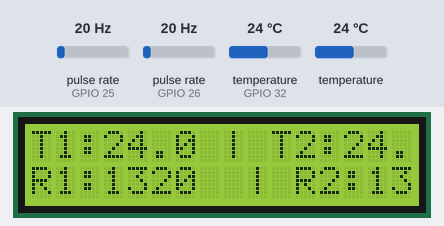
Simulated run of this sketch. Board: ESP32. Shown: 16×2 character LCD. Wiring (inferred from the names in the program): 2 × pulse sensor: data GPIO 25 / data GPIO 26. The inputs (shaded band) are chosen by the test bench; at power-on: pulse rate (sensors on GPIO 25, GPIO 26) 20 Hz, temperature (sensor on GPIO 32) 24 °C, temperature 24 °C. What the sketch prints to the serial monitor is not drawn.

Above: at 2.3 s.
2.4 s: pulse rate (sensor on GPIO 25) set to 4 Hz
At 5.4 s:
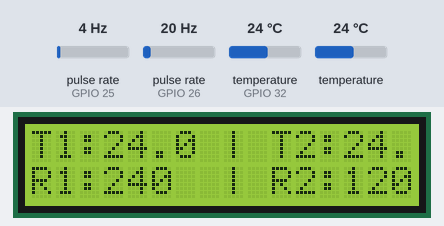
6.4 s: pulse rate (sensor on GPIO 26) set to 4 Hz
At 9.7 s:
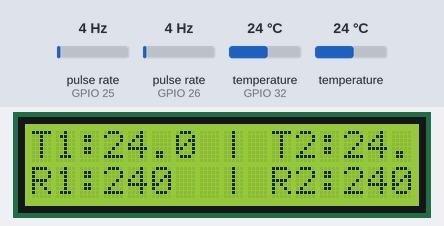
10.4 s: temperature (sensor on GPIO 32) set to 12 °C
At 11.2 s:
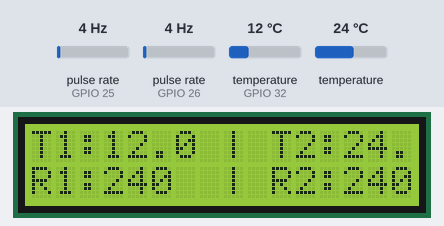
12.4 s: temperature (sensor 132) set to 12 °C
At 13.9 s:
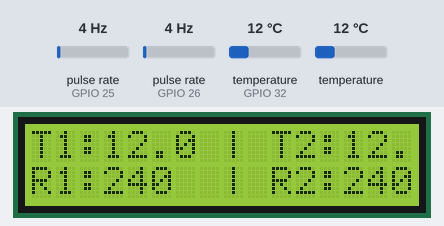
14.4 s: pulse rate (sensor on GPIO 25) set to 50 Hz
At 18.1 s:
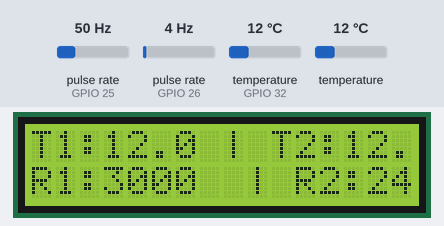
18.4 s: pulse rate (sensor on GPIO 26) set to 50 Hz
At 21.2 s:
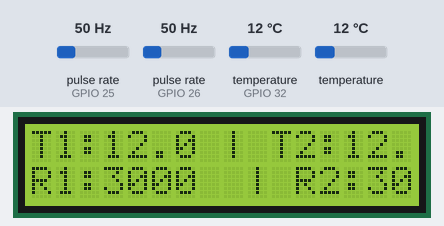
Timing chart, 0 to 22.7 s (numbered marks = the images above; inputs shaded):
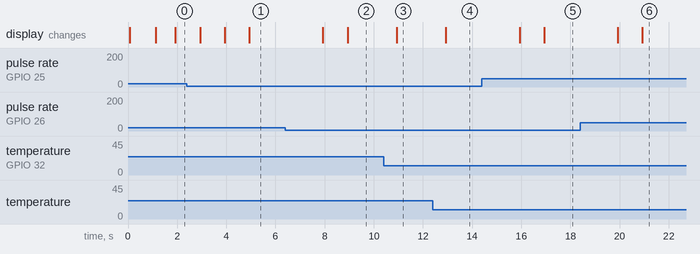

The sketch:

rpmtemp.ino
```cpp
#include <Wire.h>
#include <LiquidCrystal_I2C.h>
#include <OneWire.h>
#include <DallasTemperature.h>

// ----- Pins -----
#define HALL1_PIN 25
#define HALL2_PIN 26
#define ONE_WIRE_BUS 32  // DS18B20

// ----- Variables -----
volatile int pulseCount1 = 0;
volatile int pulseCount2 = 0;
unsigned long lastUpdateMillis = 0;
int rpm1 = 0, rpm2 = 0;
float temp1 = 0.0, temp2 = 0.0;

// ----- Sensor Setup -----
OneWire oneWire(ONE_WIRE_BUS);
DallasTemperature sensors(&oneWire);
DeviceAddress sensor1, sensor2;

// ----- LCD -----
LiquidCrystal_I2C lcd(0x27, 16, 2);

// ----- Interrupts -----
void IRAM_ATTR onPulse1() { pulseCount1++; }
void IRAM_ATTR onPulse2() { pulseCount2++; }

void setup() {
  Serial.begin(115200);

  pinMode(HALL1_PIN, INPUT_PULLUP);
  pinMode(HALL2_PIN, INPUT_PULLUP);
  attachInterrupt(digitalPinToInterrupt(HALL1_PIN), onPulse1, FALLING);
  attachInterrupt(digitalPinToInterrupt(HALL2_PIN), onPulse2, FALLING);

  lcd.init();
  lcd.backlight();
  lcd.setCursor(0, 0);
  lcd.print("Initializing...");

  sensors.begin();
  if (sensors.getDeviceCount() < 2) {
    lcd.clear();
    lcd.setCursor(0, 0);
    lcd.print("Temp Sensor < 2");
    while (1);
  }

  sensors.getAddress(sensor1, 0);
  sensors.getAddress(sensor2, 1);

  delay(1000);
  lcd.clear();
}

void loop() {
  unsigned long currentMillis = millis();

  if (currentMillis - lastUpdateMillis >= 1000) {
    lastUpdateMillis = currentMillis;

    // RPM
    rpm1 = pulseCount1 * 60;
    rpm2 = pulseCount2 * 60;
    pulseCount1 = 0;
    pulseCount2 = 0;

    // Temperature
    sensors.requestTemperatures();
    temp1 = sensors.getTempC(sensor1);
    temp2 = sensors.getTempC(sensor2);

    // Debug
    Serial.printf("T1:%.1f T2:%.1f | R1:%d R2:%d\n", temp1, temp2, rpm1, rpm2);

    // Format Strings to fixed width
    char row1[17];
    char row2[17];
    snprintf(row1, sizeof(row1), "T1:%4.1f | T2:%4.1f", temp1, temp2);
    snprintf(row2, sizeof(row2), "R1:%3d  | R2:%3d ", rpm1, rpm2);

    // Display
    lcd.setCursor(0, 0);
    lcd.print(row1);
    lcd.setCursor(0, 1);
    lcd.print(row2);
  }
}
```

Measured:
- after the input at 2.4 s, the display: first differs from a run without the input after 1.5 s (image 1 shows a later state)
- after the input at 6.4 s, the display: first changes after 1.5 s (image 2 shows a later state)
- after the input at 10.4 s, the display: changes after 0.53 s (image 3)
- after the input at 12.4 s, the display: changes after 0.53 s (image 4)
- after the input at 14.4 s, the display: first changes after 1.5 s (image 5 shows a later state)
- after the input at 18.4 s, the display: first changes after 1.5 s (image 6 shows a later state)
